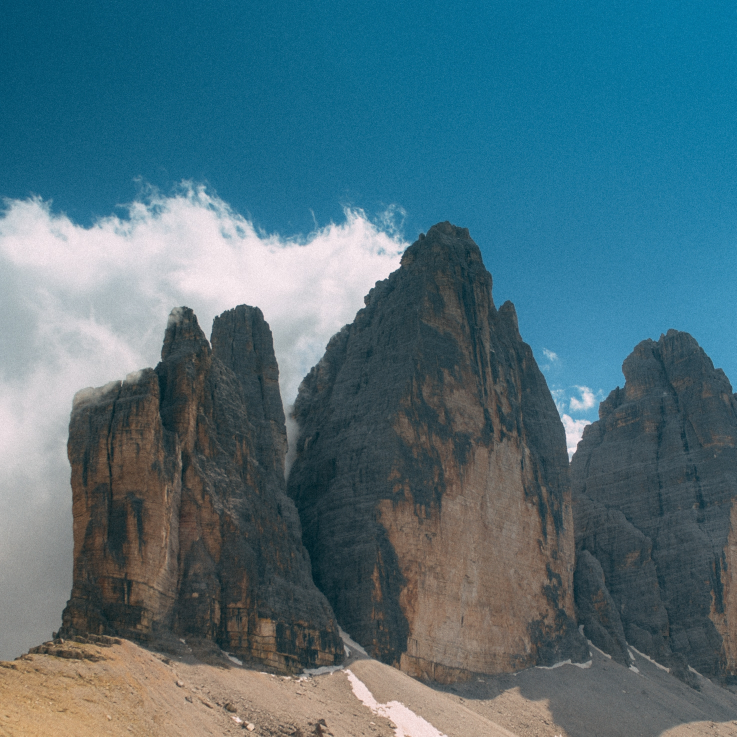
#> input picture src/ressources/robert-bahn.jpg, 2946 x 2946 px (shown at 1/4 size); its folder holds only this picture in this run
$ jupyter execute --allow-errors Testing.ipynb   (older library calls are emulated)
#> lines starting #> are read from the running program, lines starting #| are printed output that depends on the picture
# Testing program
## Non linear Joints Bachelor project 2019-2020
### Maxime Fellrath, 274858

[cell 1]
import ipywidgets as widgets
import numpy as np
import cvxpy as cp
import matplotlib.pyplot as plt
import random
import igl
import math
import cv2
import copy
import networkx as nx
import shapely.geometry as shy
from PIL import Image, ImageOps
#> (the rest of this cell did not finish here and is left out)

# Image operation functions

[cell 2]
# code inspiration : https://stackoverflow.com/questions/47528222/how-to-get-only-the-cropped-portion-of-an-image-in-python
def createImages(piece1, img, l= 2800):
    for i in range(16):
        im = Image.open("ressources/"+str(img)).convert("RGBA")
        im = im.transpose(Image.FLIP_TOP_BOTTOM)

        im = im.resize((l, l), Image.ANTIALIAS)
        imArray = np.asarray(im)

        maskIm = Image.new('L', (imArray.shape[1], imArray.shape[0]), 0)
        tmp = [(piece1[i][j][0]*(l)/4000,piece1[i][j][1]*(l)/4000) for j in range(len(piece1[i])) ]

        ImageDraw.Draw(maskIm).polygon(tmp, outline=0, fill=1)
        mask = np.array(maskIm)

        newImArray = np.empty(imArray.shape,dtype='uint8')
        newImArray[:,:,:3] = imArray[:,:,:3]
        newImArray[:,:,3] = mask*255
        newIm = Image.fromarray(newImArray, "RGBA")


        newIm.save("images/"+str(img)+"out"+str(i)+".png")

[cell 3]
# [5 lines left out: function translateImg, not called in this run]

# Display Function

[cell 4]
# [88 lines left out: functions displayPolygonsStable, displayPolygons, simpleDisplay, not called in this run]

# normals computing functions

[cell 5]
def cross(a,b):
    return a[0]*b[1]-b[0]*a[1]

# [13 lines left out: function is_between, not called in this run]

def isTouching(v1,v2, u1,u2):
    if((np.allclose(v1,u1) and np.allclose(v2,u2)) or  (np.allclose(v2,u1) and np.allclose(v1,u2))):
        return True
    return abs(cross(v1-v2, u1-u2)) < epsilon and (is_between(v1,v2,u1) or is_between(v1,v2,u2) or is_between(u1,u2,v1) or is_between(u1,u2,v2))
# [5 lines left out: function compute_normal_edge, not called in this run]

def compute_normals_shape(shape):
    normals_of_shape= np.array([compute_normal_edge(shape[i],shape[(i+1)%len(shape)]) for i in range(len(shape))])
    return normals_of_shape

def compute_normals_2_shapes(shape1, shape2):
    result = np.array([compute_normal_edge(shape1[i],shape1[(i+1)%len(shape1)],shape2[j],shape2[(j+1)%len(shape2)]) for i in range (len(shape1)) for j in range (len(shape2)) if(isTouching(shape1[i],shape1[(i+1)%len(shape1)],shape2[j],shape2[(j+1)%len(shape2)]))])
    return set(tuple(i) for i in result)

def compute_normals_dict(figure):
    normals_dic = {}
    for i in range(len(figure)):
        for j in range(len(figure)):
            if(i != j):
                normals_dic[i,j]= compute_normals_2_shapes(figure[i], figure[j])
    return normals_dic

# inequation solver functions

[cell 6]
def construct_A(figure):
    normals= compute_normals_dict(figure)
    count=0
    for x in normals:
        count += len(normals[x])
    A = np.zeros((count,  len(figure)*2))
    c=0
    for x in normals:
        for j in range(len(normals[x])):
            a= list(normals[x])
            A[c][2*list(x)[0]]=-a[j][0]
            A[c][2*list(x)[0]+1]=-a[j][1]
            A[c][2*list(x)[1]]=a[j][0]
            A[c][2*list(x)[1]+1]=a[j][1]

            c=c+1
    return np.unique(A, axis=0)

# [38 lines left out: functions solver, solver_2, solverMultipleMoving, not called in this run]

# testing functions

[cell 7]
# [19 lines left out: function interlocking_test, not called in this run]
def interlocking_test_moving(figure):
    A=construct_A(figure)
    final_v = np.array([])
    max_tij = np.zeros(len(A))
    temp_tij, v = solverMultipleMoving(A)
    if(np.sum(temp_tij) > np.sum(max_tij)):
        max_tij=temp_tij
        final_v=v

    return  max_tij, final_v
# [43 lines left out: functions movingPieces, fullStudy, not called in this run]

#Multiple Moving function test and interactive plot
def StudyMultipleMoving(figure, k=0, image = None, l=2800, recreate = False):
    if(image != None and recreate):
        createImages(figure, image, l)

    tij, v= interlocking_test_moving(figure)
    print(v)
    if(v.size>0):
            displayPolygonsStable(figure, v, k, image, l = 4000)

    else:
        displayPolygonsStable(figure,v, k, image, l=4000)
        return "deadlocking"

# Test with image:

[cell 8]
piece = np.load("numpyPieces/randomgrid.npy",allow_pickle = True)
#> (reads src/numpyPieces/randomgrid.npy from the repository)

#> (a cell that did not finish here is left out)


Photo by Robert Bahn on Unsplash

# Array testing:

[cell 10]
#load piece to test, must have been saved using np.save("title")
to_test = np.load("numpyPieces/GridPieceArray.npy", allow_pickle = True)
#> (reads src/numpyPieces/GridPieceArray.npy from the repository)

#> (a cell that did not finish here is left out)


[cell 12]
to_test = np.load("numpyPieces/randomGrid.npy", allow_pickle = True)

#> (a cell that did not finish here is left out)

#> in createImages, `im = im.transpose(Image.FLIP_TOP_BOTTOM)`:
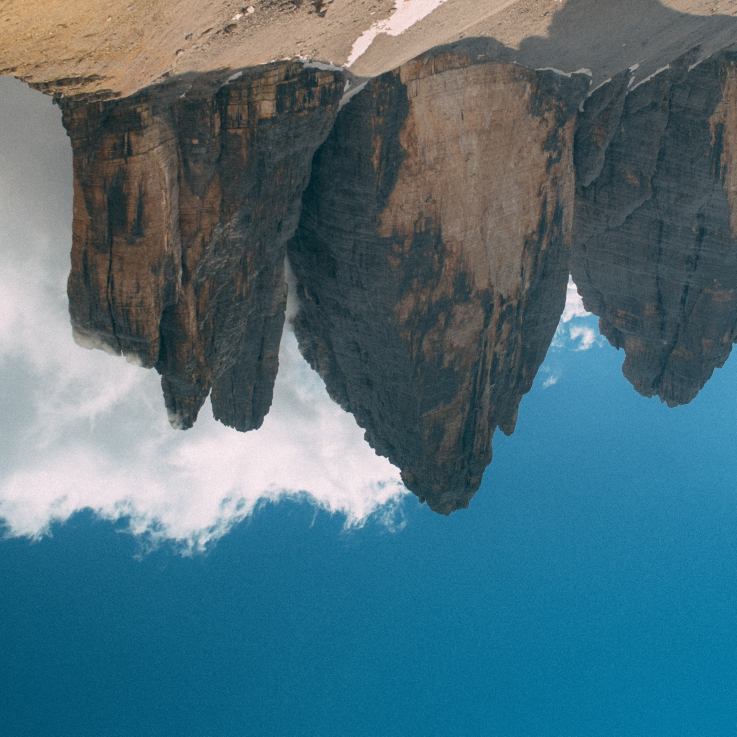
#> im: PIL image 2946x2946 RGBA (shown at 1/4 size); mean R, G, B, A 78, 110.6, 122.5, 255
#> in createImages, `maskIm = Image.new('L', (imArray.shape[1], imArray.shape[0]), 0)`: maskIm: PIL image 4000x4000 L; every value is 0
